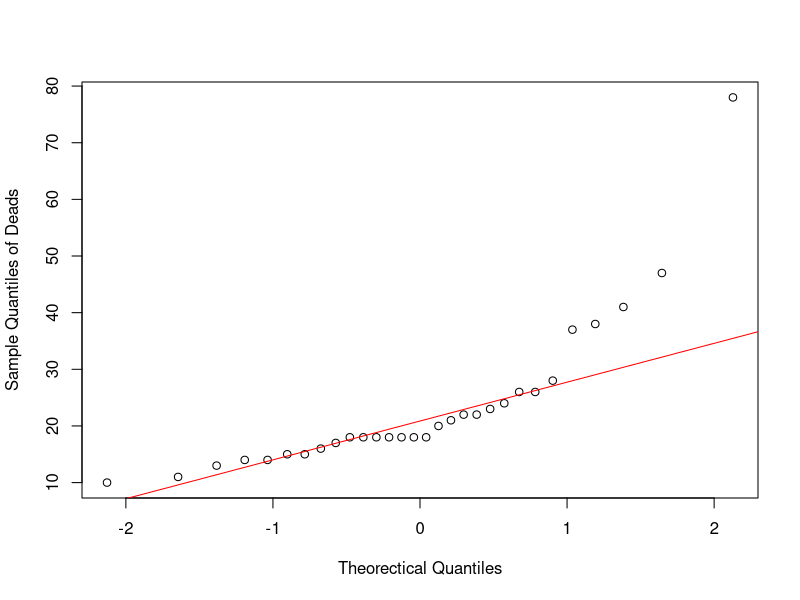
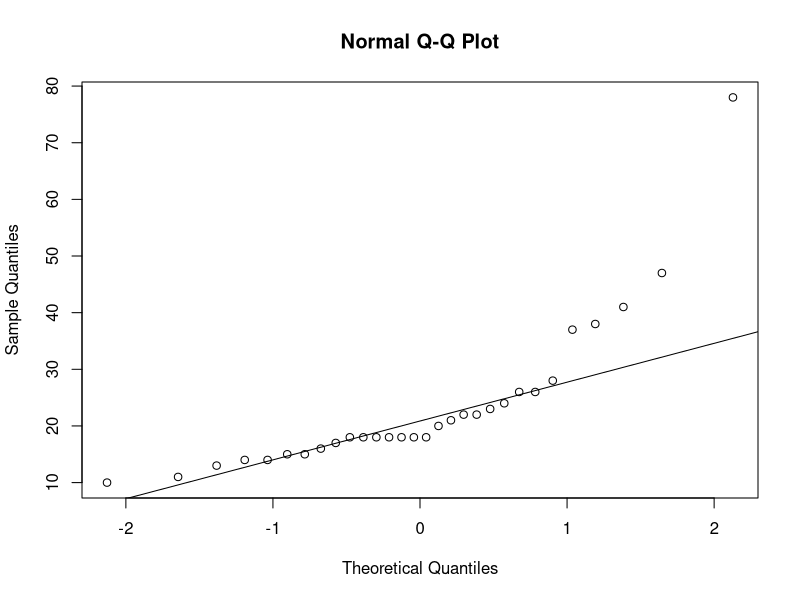
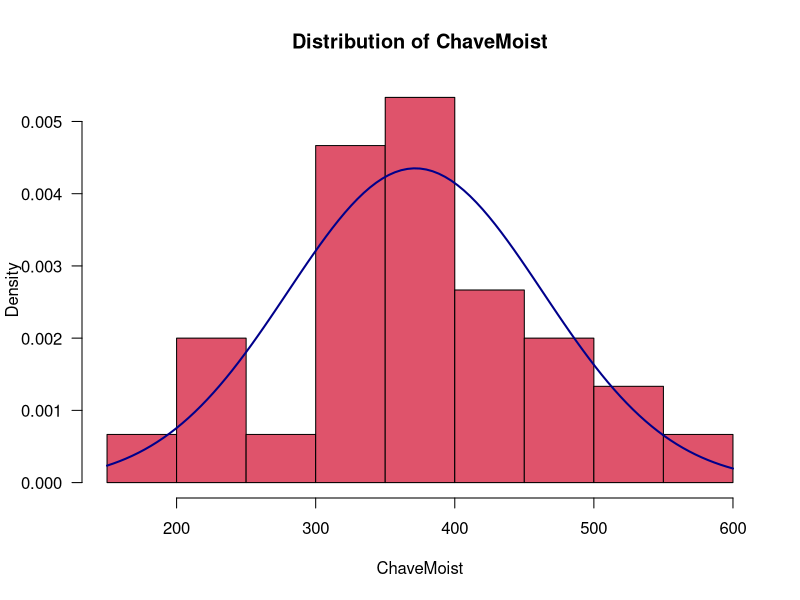
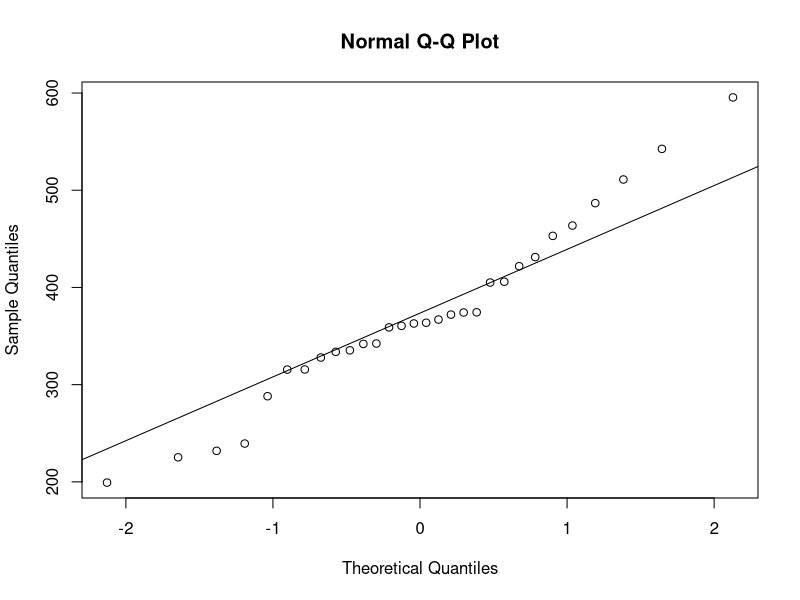
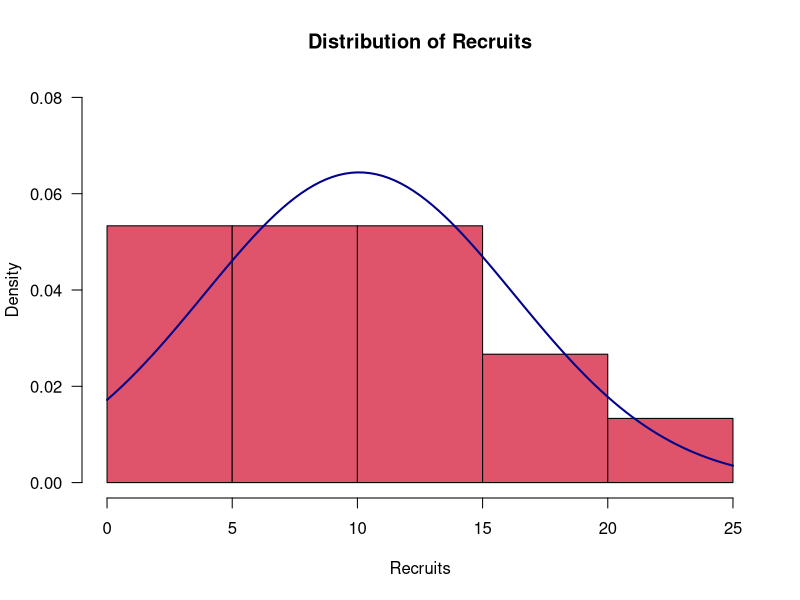
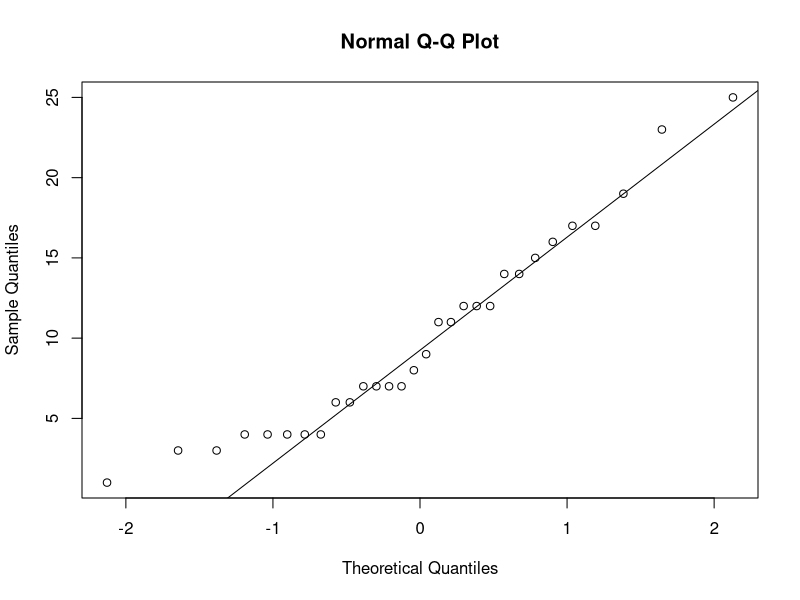
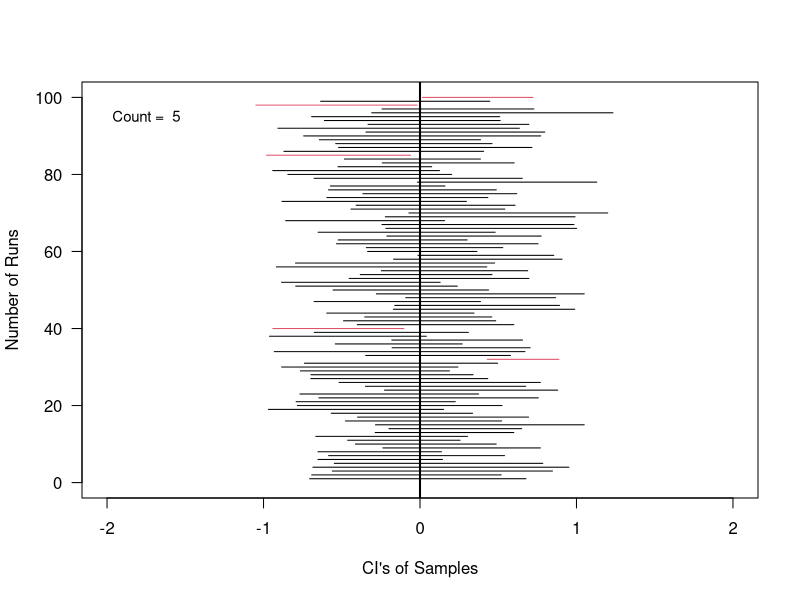
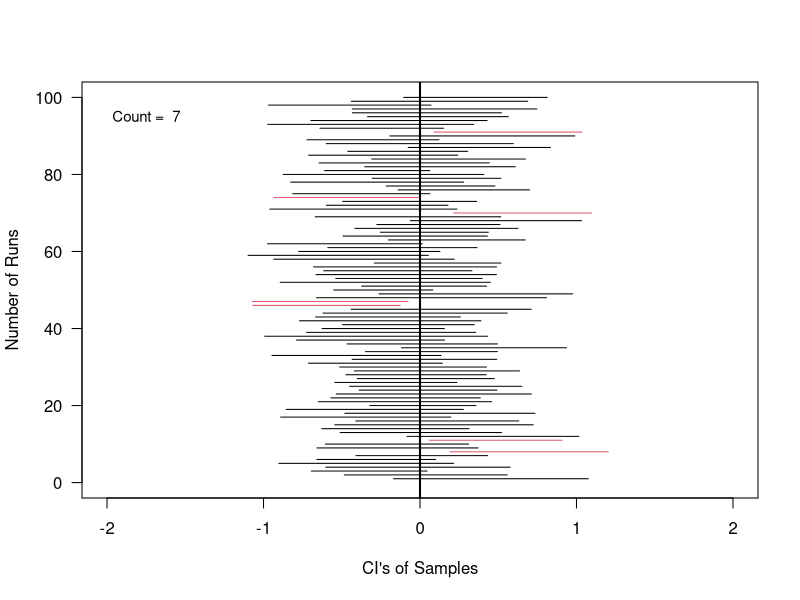

Here is the R script that generated these plots, in order:

set.seed(1001)

dat <- read.csv("AfrPlots.csv", header = T)
attach(dat)


# Problem #1
Deads <- dat$Dead[dat$CensusNo == 2]

myqqplot <- function(n, data, xlab, ylab){
  q <- (1:n - 0.5)/n
  qZ <- qnorm(q, mean = 0, sd = 1)
  plot(qZ, sort(data), xlab=xlab, ylab=ylab)
  q1 <- c(qnorm(0.25, mean=0, sd=1),quantile(data, 0.25))
  q3 <- c(qnorm(0.75, mean=0, sd=1),quantile(data, 0.75))
  b <- (q3[[2]] - q1[[2]])/(q3[[1]] - q1[[1]]) # the slope
  a <- q1[[2]] - b*q1[[1]] # the intercept
  abline(a, b, col="red")
}
myqqplot(n=30, data=Deads, xlab="Theorectical Quantiles", ylab="Sample Quantiles of Deads")

qqnorm(Deads)
qqline(Deads)

# Problem #2
# ChaveMoist from CensusNo == 1
CM <- dat$ChaveMoist[dat$CensusNo == 1]
hist(CM, las = 1, main= "Distribution of ChaveMoist", xlab = "ChaveMoist", 
     col = 2, prob = T)
curve(dnorm(x, mean = mean(CM), sd = sd(CM)), 
      add=T, col = "darkblue", lwd = 2)

qqnorm(CM)
qqline(CM)

shapiro.test(CM)

# Recruits from CensusNo == 2
rec <- dat$Recruits[dat$CensusNo == 2]
hist(rec, las = 1, main= "Distribution of Recruits", xlab = "Recruits", 
     col = 2, prob = T, ylim=c(0, 0.08))
curve(dnorm(x, mean = mean(rec), sd = sd(rec)), 
      add=T, col = "darkblue", lwd = 2)

qqnorm(rec)  
qqline(rec)

shapiro.test(rec)

# Problem #3
mu <- 0
sd <- 1
n <- 50
runs <- 100
conf <- qnorm(0.975)

n2 <- 15
conf2 <- qt(0.975, df=14)

ci <- matrix(nrow=runs, ncol=2)

for (i in 1:runs){
  samp <- rnorm(n2, mu, sd)
  sx <- mean(samp)
  ci[i,] <- c(sx-conf2*sd(samp)/sqrt(n2), sx+conf2*sd(samp)/sqrt(n2))
}


par(mfrow=c(1,1))
plot(0,0, xlim=c(-2,2), ylim=c(0,100), type="n",
     xlab="CI's of Samples", ylab="Number of Runs", las=1)
abline(v=0, lwd=2)

cnt <- 0
for(i in 1:runs){
  clr <- 1
  if(ci[i,1]>0)clr=2
  if(ci[i,2]<0)clr=2
  if(clr == 2)cnt=cnt+1
  segments(ci[i,1], i, ci[i,2], i, col=clr)
}
text(-1.75, 95, paste("Count = ", cnt), cex=0.9)


# use old conf of 1.96
mu <- 0
sd <- 1
n <- 50
runs <- 100
conf <- qnorm(0.975)

n2 <- 15
conf2 <- qt(0.975, df=14)

ci <- matrix(nrow=runs, ncol=2)

for (i in 1:runs){
  samp <- rnorm(n2, mu, sd)
  sx <- mean(samp)
  ci[i,] <- c(sx-conf*sd(samp)/sqrt(n2), sx+conf*sd(samp)/sqrt(n2))
}


par(mfrow=c(1,1))
plot(0,0, xlim=c(-2,2), ylim=c(0,100), type="n",
     xlab="CI's of Samples", ylab="Number of Runs", las=1)
abline(v=0, lwd=2)

cnt <- 0
for(i in 1:runs){
  clr <- 1
  if(ci[i,1]>0)clr=2
  if(ci[i,2]<0)clr=2
  if(clr == 2)cnt=cnt+1
  segments(ci[i,1], i, ci[i,2], i, col=clr)
}
text(-1.75, 95, paste("Count = ", cnt), cex=0.9)


# Problem #4
cm <- dat$ChaveMoist[dat$CensusNo == 2]
cm.n <- length(cm)
cm.mean <- mean(cm)
cm.se <- sd(cm)/sqrt(cm.n)

Ts <- qt(0.975, df=cm.n-1) 
cm.ci <- c(cm.mean-Ts*cm.se, cm.mean+Ts*cm.se)